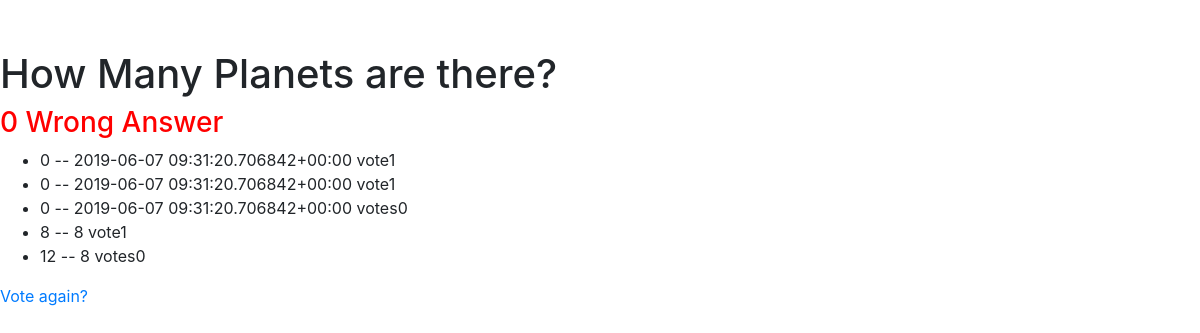
The app's page /2/results/ with its own data.
### polls/models.py (models this page shows, shortened)
class Question(models.Model):
    question_text = models.CharField(max_length=200)
    pub_date = models.DateTimeField('date published')
    correct=models.IntegerField(default=0)

class Choice(models.Model):
    question = models.ForeignKey(Question, on_delete=models.CASCADE)
    choice_text = models.CharField(max_length=200)
    votes = models.IntegerField(default=0)
    answer= models.CharField(max_length=200)

### polls/views.py (the view)
# urls.py: path('<int:pk>/results/', views.ResultsView.as_view(), name='results'),
class ResultsView(generic.DetailView):
    model = Question
    template_name = 'polls/results.html'

### polls/templates/polls/results.html (shortened to what this page needs)
{% block content %}
<link rel="stylesheet" href="https://stackpath.bootstrapcdn.com/bootstrap/4.3.1/css/bootstrap.min.css">
<div style="margin-top: 50px;">
<h1>{{ question.question_text }}</h1>
{% if question.correct %}
    <h3 style="color: green">Correct Answer</h3>
{% else %}
     <h3 style="color: red">{{ question.correct}}    Wrong Answer</h3>
{% endif %}
<ul>
{% for choice in question.choice_set.all %}
    <li>{{ choice.choice_text }} -- {{ choice.answer }} vote{{ choice.votes|pluralize }}{{choice.votes}}</li>
{% endfor %}
</ul>
<a href="{% url 'polls:detail' question.id %}">Vote again?</a>
</div>
{% endblock %}

### records on screen
Question: question_text "How Many Planets are there?", correct "0"
Choice: choice_text "0", answer "2019-06-07 09:31:20.706842+00:00", votes "1"
Choice: choice_text "0", answer "2019-06-07 09:31:20.706842+00:00", votes "1"
Choice: choice_text "0", answer "2019-06-07 09:31:20.706842+00:00", votes "0"
Choice: choice_text "8", answer "8", votes "1"
Choice: choice_text "12", answer "8", votes "0"
